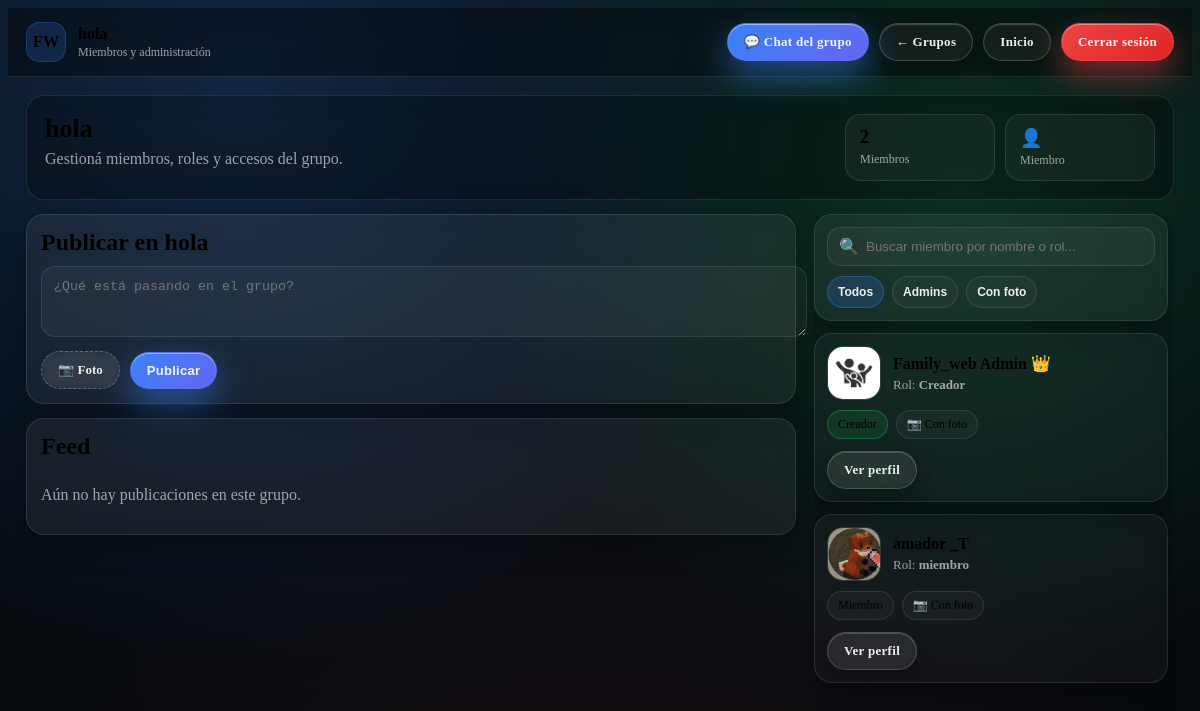
The app's page /grupo/2 (signed in) with its own data.
### tables this page shows
CREATE TABLE grupos (
    id INTEGER PRIMARY KEY AUTOINCREMENT,
    nombre TEXT NOT NULL,
    creador_id INTEGER NOT NULL,
    fecha_creacion TIMESTAMP DEFAULT CURRENT_TIMESTAMP,
    FOREIGN KEY(creador_id) REFERENCES users(id)
);

CREATE TABLE grupos_miembros (
    id INTEGER PRIMARY KEY AUTOINCREMENT,
    grupo_id INTEGER NOT NULL,
    user_id INTEGER NOT NULL,
    rol TEXT NOT NULL,         -- Ej: “Papa”, “Mama”, “Hijo”
    FOREIGN KEY(grupo_id) REFERENCES grupos(id),
    FOREIGN KEY(user_id) REFERENCES users(id)
);

CREATE TABLE users (
    id INTEGER PRIMARY KEY AUTOINCREMENT,
    nombre TEXT NOT NULL,
    apellido TEXT NOT NULL,
    email TEXT UNIQUE NOT NULL,
    password TEXT NOT NULL,
    fecha_nac TEXT,
    municipio TEXT,
    pais TEXT,
    foto TEXT
, telefono TEXT, direccion TEXT, estado_civil TEXT, bio TEXT, activo INTEGER DEFAULT 0, is_admin INTEGER DEFAULT 0);

### blueprints/groups.py (the view)
@groups_bp.route("/grupo/<int:grupo_id>")
def detalle_grupo(grupo_id):
    if "user_id" not in session:
        return redirect("/login")
    user_id = session["user_id"]
    with get_db() as conn:
        c = conn.cursor()
        c.execute(
            """
            SELECT g.nombre, g.creador_id, u.nombre, u.apellido, u.foto
            FROM grupos g
            JOIN users u ON u.id = g.creador_id
            WHERE g.id = ?
            """,
            (grupo_id,),
        )
        grupo = c.fetchone()
        if not grupo:
            return "Grupo no encontrado"
        grupo_nombre, creador_id, creador_nombre, creador_apellido, creador_foto = grupo
        creador_nombre_texto = f"{(creador_nombre or '')} {(creador_apellido or '')}".strip()
        c.execute(
            """
            SELECT gm.user_id, u.nombre, u.apellido, u.foto, gm.rol
            FROM grupos_miembros gm
            JOIN users u ON gm.user_id = u.id
            WHERE gm.grupo_id = ?
            """,
            (grupo_id,),
        )
        miembros = c.fetchall()
        c.execute(
            """
            SELECT gp.id, gp.contenido, gp.foto, gp.fecha,
                   u.id, u.nombre, u.apellido, u.foto
            FROM group_posts gp
            JOIN users u ON u.id = gp.user_id
            WHERE gp.grupo_id = ?
            ORDER BY gp.fecha DESC
            """,
            (grupo_id,),
        )
        posts = c.fetchall()
        c.execute(
            """
            SELECT id, nombre, apellido, email
            FROM users
            WHERE id NOT IN (
                SELECT user_id FROM grupos_miembros WHERE grupo_id=?
            )
            """,
            (grupo_id,),
        )
        usuarios_disponibles = [
            {"id": u[0], "nombre": u[1], "apellido": u[2], "email": u[3]}
            for u in c.fetchall()
        ]
    return render_template(
        "grupo_detalle.html",
        grupo_id=grupo_id,
        grupo_nombre=grupo_nombre,
        creador_id=creador_id,
        creador_nombre=creador_nombre_texto,
        creador_foto=creador_foto,
        miembros=miembros,
        posts=posts,
        usuarios_disponibles=usuarios_disponibles,
        user_id=user_id,
    )

### db.py (called while the page is built)
def get_db():
    return sqlite3.connect(DB_PATH, timeout=20)

### templates/grupo_detalle.html (shortened to what this page needs)
<!DOCTYPE html>
<html lang="es">
<head>
  <link rel="stylesheet" href="/static/grupodetalle.css">
  <link rel="stylesheet" href="/static/comments.css">
</head>
<body>
  <header class="topbar">
    <div class="brand">
      <div class="logo">FW</div>
      <div class="brand-text">
        <div class="brand-title">{{ grupo_nombre }}</div>
        <div class="brand-sub">Miembros y administración</div>
      </div>
    </div>
    <div class="top-actions">
      <a class="btn primary" href="/grupo/{{ grupo_id }}/chat">💬 Chat del grupo</a>
      <a class="btn ghost" href="/grupos">← Grupos</a>
      <a class="btn ghost" href="/user_home">Inicio</a>
      <a class="btn danger" href="/logout">Cerrar sesión</a>
    </div>
  </header>
  <main class="page">
    <section class="hero">
      <div class="hero-left">
        <h1>{{ grupo_nombre }}</h1>
        <p>Gestioná miembros, roles y accesos del grupo.</p>
      </div>
      <div class="hero-right">
        <div class="stat">
          <div class="stat-num">{{ miembros|length }}</div>
          <div class="stat-label">Miembros</div>
        </div>
        <div class="stat">
          <div class="stat-num">{% if user_id == creador_id %}🛡️{% else %}👤{% endif %}</div>
          <div class="stat-label">{% if user_id == creador_id %}Eres admin{% else %}Miembro{% endif %}</div>
        </div>
      </div>
    </section>
    <div class="layout">
      <div class="content">
        <section class="card post-box">
          <h2>Publicar en {{ grupo_nombre }}</h2>
          <form action="/grupo/{{ grupo_id }}/post" method="POST" enctype="multipart/form-data">
            <textarea name="contenido" rows="3"
              class="input-area"
              placeholder="¿Qué está pasando en el grupo?"></textarea>
            <div class="post-actions">
              <label class="file">
                📷 Foto
              </label>
              <button class="btn primary" type="submit">Publicar</button>
            </div>
          </form>
        </section>
<section class="card feed">
  <div class="feed-head">
    <h2>Feed</h2>
  </div>
  {% if posts|length == 0 %}
    <p class="muted">Aún no hay publicaciones en este grupo.</p>
  {% endif %}
</section>
</div>
      <aside class="sidebar">
        <section class="card tools-card">
          <div class="search-wrap">
            <span class="search-ico">🔍</span>
            <input id="search" type="text" placeholder="Buscar miembro por nombre o rol..." autocomplete="off">
          </div>
          <div class="chips">
            <button class="chip active" type="button" data-filter="all">Todos</button>
            <button class="chip" type="button" data-filter="admin">Admins</button>
            <button class="chip" type="button" data-filter="withphoto">Con foto</button>
          </div>
        </section>
        <section class="grid" id="grid">
          {% for m in miembros %}
          <article class="card member"
                   data-name="{{ ((m[1] or '') ~ ' ' ~ (m[2] or ''))|lower }}"
                   data-role="{{ (m[4] or '')|lower }}"
                   data-photo="{{ '1' if m[3] and m[3] != '' else '0' }}"
                   data-iscreator="{{ '1' if m[0] == creador_id else '0' }}">
            <div class="card-top">
              <div class="avatar-wrap">
                {% if m[3] and m[3] != "" %}
                  <img src="/{{ m[3].replace('\\','/') }}" class="avatar" alt="{{ m[1] }}">
                {% else %}
                  <img src="/static/default_user.png" class="avatar" alt="Sin foto">
                {% endif %}
              </div>
              <div class="who">
                <h3 class="name">
                  {{ m[1] }} {{ m[2] }}
                  {% if m[0] == creador_id %}
                    <span class="crown" title="Creador">👑</span>
                  {% endif %}
                </h3>
                <p class="role">Rol: <b>{{ m[4] }}</b></p>
              </div>
            </div>
            <div class="meta">
              {% if m[0] == creador_id %}
                <span class="tag verified">Creador</span>
              {% elif (m[4] or '')|lower in ['admin','administrador'] %}
                <span class="tag verified">Admin</span>
              {% else %}
                <span class="tag">Miembro</span>
              {% endif %}
              {% if m[3] and m[3] != "" %}
                <span class="tag">📷 Con foto</span>
              {% else %}
                <span class="tag muted">Sin foto</span>
              {% endif %}
            </div>
            <div class="card-actions">
              <a class="btn ghost" href="/member/{{ m[0] }}">Ver perfil</a>
            </div>
          </article>
          {% endfor %}
        </section>
      </aside>
    </div>
  </main>
</body>
</html>

### records on screen
grupos: nombre "hola"
grupos_miembros: shows a picture, nombre "Family_web", apellido "Admin", rol "Creador"
grupos_miembros: foto (picture), nombre "amador", apellido "_T", rol "miembro", shows "Miembro"

### other values on screen
{{ miembros|length }} "2"
